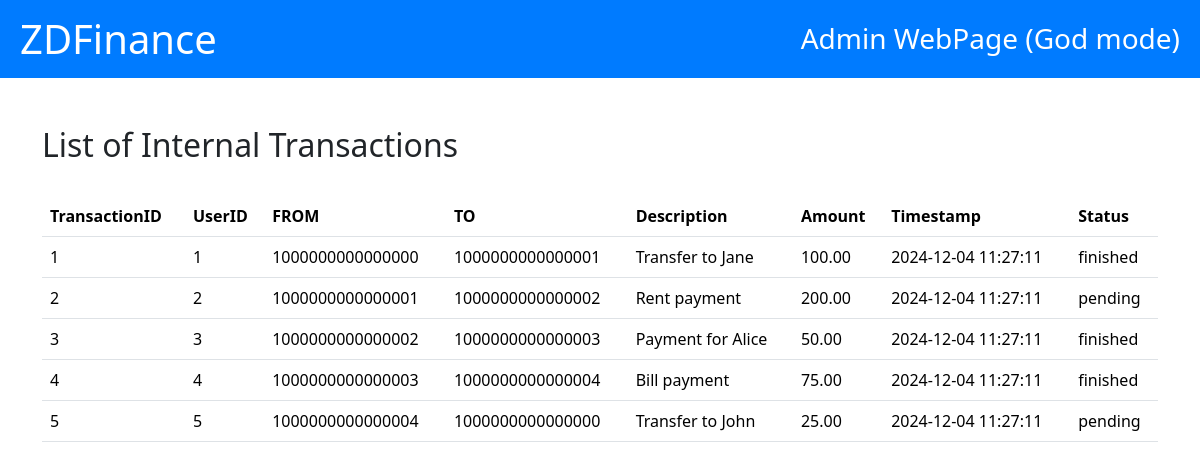
/admin/read_transactions_int.php, run on the app's committed database.
### tables this page shows
CREATE TABLE Internal_Transactions (
	TransactionID BIGINT UNSIGNED NOT NULL AUTO_INCREMENT PRIMARY KEY,
    UserID INT NOT NULL,
    From_IBAN BIGINT UNSIGNED NOT NULL,
    To_IBAN BIGINT UNSIGNED NOT NULL CHECK (From_IBAN <> To_IBAN),
    Description VARCHAR(256),
    Amount DECIMAL(10, 2) NOT NULL CHECK (Amount >= 10),
    Timestamp TIMESTAMP DEFAULT CURRENT_TIMESTAMP,
    Status ENUM('pending', 'finished') NOT NULL,
    FOREIGN KEY (UserID) REFERENCES Users(UserID),
    FOREIGN KEY (From_IBAN) REFERENCES Accounts(IBAN),
    FOREIGN KEY (To_IBAN) REFERENCES Accounts(IBAN)
);

### admin/read_transactions_int.php (the view, shortened to what this page needs)
<!DOCTYPE html>
<html lang="en">
<head>
    <link href="https://cdn.jsdelivr.net/npm/bootstrap@5.3.3/dist/css/bootstrap.min.css" rel="stylesheet">
</head>
<body>
    <div class="header">
        <h1><a href="index.html">ZDFinance</a></h1>
        <h3>Admin WebPage (God mode)</h3>
    </div>
    <div class="container my-5">
        <h2>
            List of Internal Transactions
        </h2>
        <br>
        <table class="table">
            <thead>
                <tr>
                    <th>TransactionID</th>
                    <th>UserID</th>
                    <th>FROM</th>
                    <th>TO</th>
                    <th>Description</th>
                    <th>Amount</th>
                    <th>Timestamp</th>
                    <th>Status</th>
                </tr>
            </thead>
            <tbody>
                <?php
                $servername = "localhost";
                $username = "root";
                $password = "";
                $database = "pos_db";
                $connection = new mysqli($servername, $username, $password, $database);
                $sql = "SELECT * FROM Internal_Transactions";
                $result = $connection->query($sql);
                while ($row = $result->fetch_assoc()) {
                    echo "
                    <tr>
                        <td>$row[TransactionID]</td>
                        <td>$row[UserID]</td>
                        <td>$row[From_IBAN]</td>
                        <td>$row[To_IBAN]</td>
                        <td>$row[Description]</td>
                        <td>$row[Amount]</td>
                        <td>$row[Timestamp]</td>
                        <td>$row[Status]</td>
                    </tr>
                    ";
                }
                ?>
            </tbody>
        </table>
    </div>
</body>
</html>

### admin/read_transactions_int.php (style rules this page uses)
.header { background-color: #007bff; color: white; padding: 15px 20px; display: flex; align-items: center; justify-content: space-between; }
.header h1, .header h3 { margin: 0; }
.header h1 a { color: white; text-decoration: none; }

### data on the page
internal_transactions: TransactionID "1", UserID "1", From_IBAN "1000000000000000", To_IBAN "1000000000000001", Description "Transfer to Jane", Amount "100.00", Timestamp "2024-12-04 11:27:11", Status "finished"
internal_transactions: TransactionID "2", UserID "2", From_IBAN "1000000000000001", To_IBAN "1000000000000002", Description "Rent payment", Amount "200.00", Timestamp "2024-12-04 11:27:11", Status "pending"
internal_transactions: TransactionID "3", UserID "3", From_IBAN "1000000000000002", To_IBAN "1000000000000003", Description "Payment for Alice", Amount "50.00", Timestamp "2024-12-04 11:27:11", Status "finished"
internal_transactions: TransactionID "4", UserID "4", From_IBAN "1000000000000003", To_IBAN "1000000000000004", Description "Bill payment", Amount "75.00", Timestamp "2024-12-04 11:27:11", Status "finished"
internal_transactions: TransactionID "5", UserID "5", From_IBAN "1000000000000004", To_IBAN "1000000000000000", Description "Transfer to John", Amount "25.00", Timestamp "2024-12-04 11:27:11", Status "pending"
